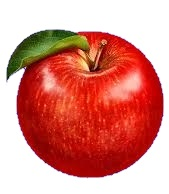
#> input picture images/apple/apple-1.jpg, 169 x 194 px; its folder holds only this picture in this run
$ python objetos_2_terino_amostras.py
#> lines starting #> are read from the running program, lines starting #| are printed output that depends on the picture
# ETAPA 2 - Geração das informações vetoriais de aprendizado baseada nas imagens positivas e negativas
# http://www.instructables.com/id/Haar-Cascade-Python-OpenCV-Treinando-E-Detectando-/
# http://note.sonots.com/SciSoftware/haartraining.html

# Coloque as imagens na pasta dataset/fotos e execute esse script!
# Apos executar esse programa execute o run.bat!
import cv2
import os
import subprocess

# a pasta 'temp' é um local temporária que será usado para o aprendizado de objetos
basePath = 'temp'


# Diretório de trabalho das amostras positivas em preto e branco
positivaPath = basePath + '/positiva'
if not os.path.exists(positivaPath):
    os.makedirs(positivaPath)
else:
    # apaga tudo
    for positiva in os.listdir(positivaPath):
        os.remove(positivaPath + '/' + positiva)


# Diretório de trabalho das amostras: adiciona a informação nas negativas
infoPath = basePath + '/info'
if not os.path.exists(infoPath):
    os.makedirs(infoPath)
else:
  # apaga tudo sempre ao iniciar um novo tratamento de arquivo
    for info in os.listdir(infoPath):
        os.remove(infoPath + '/' + info)


# Diretório para os vetores (conhecimento inicial)
vecPath = basePath + '/vec'
if not os.path.exists(vecPath):
    os.makedirs(vecPath)
else:
    # apaga tudo
    for vec in os.listdir(vecPath):
        os.remove(vecPath + '/' + vec)


# Diretório para o treinameto
dataPath = basePath + '/data'
if not os.path.exists(dataPath):
    os.makedirs(dataPath)
else:
    # apaga tudo
    for data in os.listdir(dataPath):
        os.remove(dataPath + '/' + data)


# origem do conhecimento (sempre imagens com fundo branco absoluto 255)
fotoPath = 'images/apple'
numero_imagem = 0
positivaSize = 30
amostraSize = 60

fileBat = basePath + "/train.bat"
if os.path.isfile(fileBat):
    os.remove(fileBat)

with open(fileBat, 'a') as bat:

    # gera as imagens em cinza redimencionando de acordo com a necessidade no tamanho especificado
    for imageName in os.listdir(fotoPath):

        numero_imagem += 1
        n = str(numero_imagem)
        img = cv2.imread(fotoPath + '/' + imageName, cv2.IMREAD_GRAYSCALE)
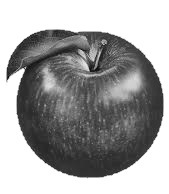
#> img: shape (194, 169); min 9, max 255, mean 161.3
        # 4160x2340 Eventualmente precisa ser redimencionada
        #img2 = img[100:2100,700:2700]

        height, width = img.shape
#> height = 194; width = 169
        if height > width:
            h = positivaSize
            w = int(h * width / height)
#> w = 26
        else:
            w = positivaSize
            h = int(w * height / width)

        print(n + ': ' + imageName + ' (' + str(height) + 'x' +
              str(width) + ' => ' + str(w) + 'x' + str(h) + ')\n')
#| 1: apple-1.jpg (194x169 => 26x30)

        img = cv2.resize(img, (w, h))
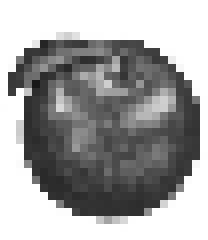
#> img: shape (30, 26) (shown 8 times larger); min 24, max 255, mean 162
        arquivo = positivaPath + '/' + n + '.jpg'
        cv2.imwrite(arquivo, img)

        #print(n + ': Criando amostras...\n')
        cmd = ('utils\\opencv_createsamples.exe -img ' + arquivo +
               ' -bg ' + basePath + '/bg.txt ' +
               ' -info ' + infoPath + '/info.lst ' +
               ' -bgcolor 255 -bgthresh 3 -pngoutput info ' +
               ' -maxxangle 0.5 -maxyangle 0.5 -maxzangle 0.5 -num 2000\n')
        bat.write(cmd)

        #print(n + ': Criando vetores...\n')
        cmd = ('utils\\opencv_createsamples -info ' + infoPath + '/info.lst' +
               ' -num 2000 -w ' + str(amostraSize) + ' -h ' + str(amostraSize) +
               ' -vec ' + vecPath + '/positives' + n + '.vec\n\n')
        bat.write(cmd)

    # FIM for!

    bat.write('echo Unificando vetores...\n')
    cmd = ('py utils/mergevec.py -v ' + vecPath +
           ' -o ' + vecPath + '/final.vec\n\n')
    bat.write(cmd)

    bat.write(
        'echo Treinando, isso irá demorar, va tomar um cafe ou varios, e volte depois...\n')
    cmd = ('cd ' + basePath + '\n'
           '..\\utils\\opencv_traincascade -data data -vec vec/final.vec' +
           ' -bg bg.txt -numPos 2000 -numNeg 1000 -numStages 5 ' +
           ' -w ' + str(amostraSize)+' -h ' + str(amostraSize) + '\n\n' +
           'cd ..\n')
    bat.write(cmd)

input("FIM! Execute o arquivo: " + fileBat)
#> the answer given: images/apple/apple-1.jpg

$ run again, on images/apple/apple-2.jpg
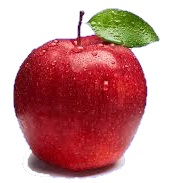
#> input picture images/apple/apple-2.jpg, 169 x 183 px
#> `img = cv2.imread(fotoPath + '/' + imageName, cv2.IMREAD_GRAYSCALE)`:
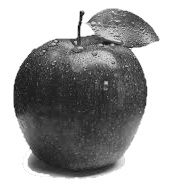
#> img: shape (183, 169); min 14, max 255, mean 157.7
#| 1: apple-2.jpg (183x169 => 27x30)
#> `img = cv2.resize(img, (w, h))`:
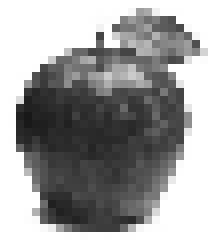
#> img: shape (30, 27) (shown 8 times larger); min 24, max 255, mean 157.7

$ run again, on images/apple/apple-3.jpg
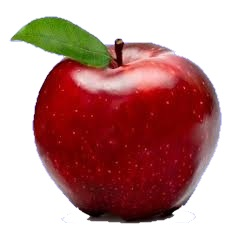
#> input picture images/apple/apple-3.jpg, 225 x 225 px
#> `img = cv2.imread(fotoPath + '/' + imageName, cv2.IMREAD_GRAYSCALE)`:
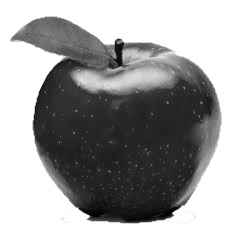
#> img: shape (225, 225); min 0, max 255, mean 147.5
#| 1: apple-3.jpg (225x225 => 30x30)
#> `img = cv2.resize(img, (w, h))`:
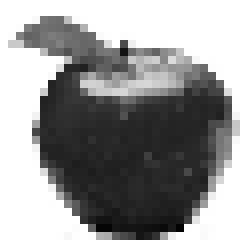
#> img: shape (30, 30) (shown 8 times larger); min 3, max 255, mean 148

$ run again, on images/apple/apple-10.jpg
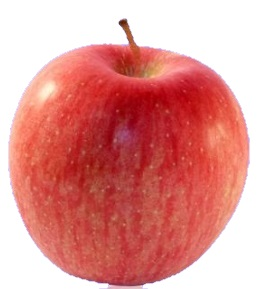
#> input picture images/apple/apple-10.jpg, 258 x 289 px
#> `img = cv2.imread(fotoPath + '/' + imageName, cv2.IMREAD_GRAYSCALE)`:
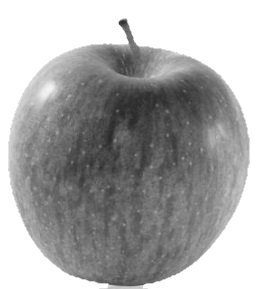
#> img: shape (289, 258); min 39, max 255, mean 168.6
#| 1: apple-10.jpg (289x258 => 26x30)
#> `img = cv2.resize(img, (w, h))`:
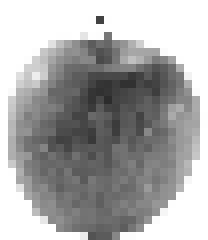
#> img: shape (30, 26) (shown 8 times larger); min 44, max 255, mean 169
